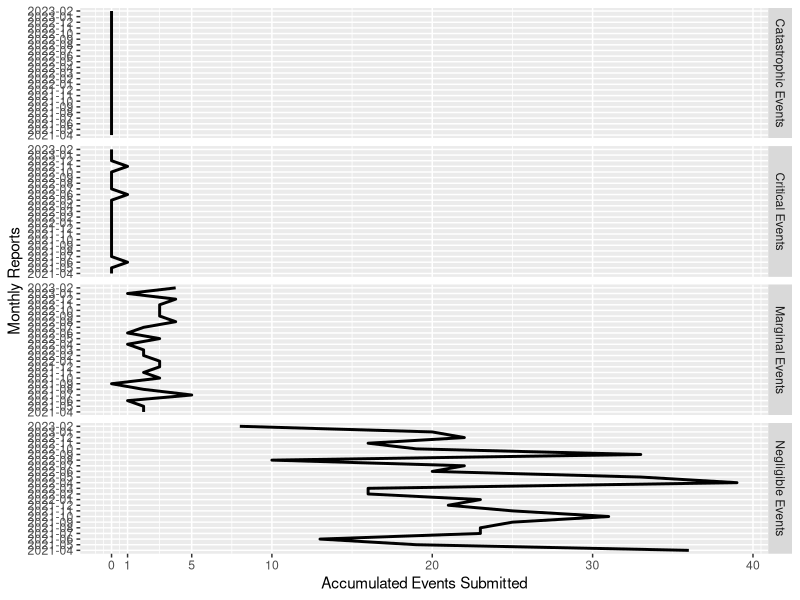
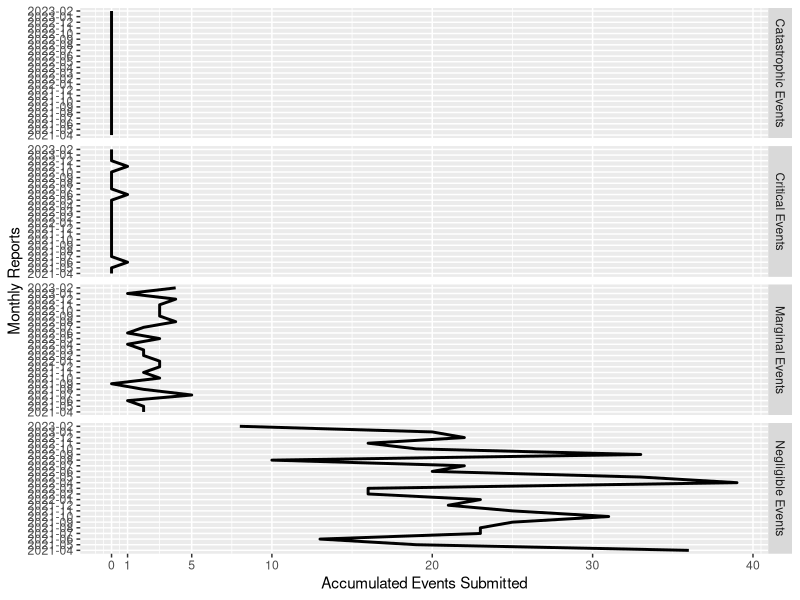

Reproduce these figures in R, in order.
#SLM
#Created:


#--DESCRIPTION--#
#Data creation for the risk assesment portion of the oil and gas dashboard

#--LIBRARIES--#
suppressPackageStartupMessages(library(tidyverse)) #data wrangling and management
#suppressPackageStartupMessages(library(ggthemes)) #ggplot themes
#suppressPackageStartupMessages(library(ggtext)) #add and modify text to ggpplot
#suppressPackageStartupMessages(library(showtext)) #fonts
#font_add_google("Lato") #theme font
#showtext_auto()
#suppressPackageStartupMessages(library(arrrow)) #if using big data
suppressPackageStartupMessages(library(lubridate))

#--INSTALL LIBRARIES--#
#install.libraries(c("tidyverse", "ggthemes", "ggtext", "showtext", "arrow"))

#--DATASET--#
# Set seed for reproducibility
set.seed(123)

#Data for the past 2 years
dates <- seq(as.Date("2021-03-01"), as.Date("2023-02-28"), by = "day")
df <- data.frame(date = dates)

#Week of month variable
df$week_of_month <- week(df$date) - week(floor_date(df$date, "month")) + 1

#Risk assessment event type
df$type <- sample(c("Negligible", "Marginal", "Critical", "Catastrophic"), size = nrow(df), replace = TRUE, 
                  prob = c(0.7, 0.2, 0.08, 0.02))

#Targeted probabilities for each event type
neg_prob <- c(0.3, 0.4, 0.5, 0.6, 0.7, 0.8, 0.9, 0.9, 0.8, 0.7, 0.6, 0.5)
mar_prob <- c(0.1, 0.2, 0.3, 0.4, 0.5, 0.6, 0.7, 0.8, 0.8, 0.7, 0.6, 0.5)
cri_prob <- c(0.05, 0.1, 0.15, 0.2, 0.25, 0.3, 0.35, 0.4, 0.4, 0.35, 0.3, 0.25)
cat_prob <- c(0.005, 0.01, 0.015, 0.02, 0.025, 0.03, 0.035, 0.04, 0.04, 0.035, 0.03, 0.025)

#Initial counts are 0
neg_count <- 0
mar_count <- 0
cri_count <- 0
cat_count <- 0

#Loop through each event type and probabilities
for (i in 1:nrow(df)) {
  week <- df$week_of_month[i]
  if (df$type[i] == "Negligible") {
    prob <- neg_prob[week]
    if (runif(1) < prob) {
      neg_count <- neg_count + sample(1:3, 1)
    }
  } else if (df$type[i] == "Marginal") {
    prob <- mar_prob[week]
    if (runif(1) < prob) {
      mar_count <- mar_count + 1
    }
  } else if (df$type[i] == "Critical") {
    prob <- cri_prob[week]
    if (runif(1) < prob) {
      cri_count <- cri_count + 1
    }
  } else if (df$type[i] == "Catastrophic") {
    prob <- cat_prob[week]
    if (runif(1) < prob) {
      cat_count <- cat_count + 1
    }
  }
  df$neg_count[i] <- neg_count
  df$mar_count[i] <- mar_count
  df$cri_count[i] <- cri_count
  df$cat_count[i] <- cat_count
}

# Reshape the dataframe to long format using gather()
df_long <- df %>% 
  select(!c(type)) %>%
  gather(key = "event_type", value = "count", -date, -week_of_month) 



df_diff <- df_long %>% 
  mutate(date = format(date, "%Y-%m")) %>%
  group_by(event_type) %>% 
  arrange(date) %>% 
  mutate(count_diff = count - lag(count, default = 0)) %>%
  filter(!is.na(count_diff)) %>% 
  group_by(date, event_type) %>%
  summarise(sum = sum(count_diff)) %>%
  ungroup() %>%
  filter(!date == '2021-03')

ggplot(df_diff, aes(x = date, y = sum, group = event_type)) + 
  geom_line(size = 1) +
  scale_y_continuous(breaks = c(0,1,5,10,20,30,40))+
  #scale_x_date(date_labels = "%b %d") +
  labs(x = "Monthly Reports", y = "Accumulated Events Submitted")+ 
  coord_flip()+
  facet_grid('event_type', 
              labeller = labeller(event_type=c("neg_count"="Negligible Events", "mar_count" = "Marginal Events", "cri_count" = "Critical Events", "cat_count"="Catastrophic Events")))




#--EXPORTING DATA--#
ggsave('outputs/insert_file_name_here.pdf', width=, height=)